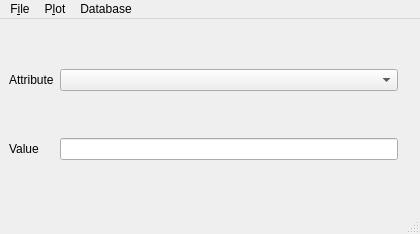
<?xml version="1.0" encoding="UTF-8"?>
<ui version="4.0">
 <class>MainWindow</class>
 <widget class="QMainWindow" name="MainWindow">
  <property name="geometry">
   <rect>
    <x>0</x>
    <y>0</y>
    <width>420</width>
    <height>234</height>
   </rect>
  </property>
  <property name="windowTitle">
   <string>Testing</string>
  </property>
  <widget class="QWidget" name="centralwidget">
   <property name="layoutDirection">
    <enum>Qt::LeftToRight</enum>
   </property>
   <layout class="QGridLayout" name="gridLayout">
    <item row="0" column="0">
     <widget class="QLabel" name="label">
      <property name="text">
       <string>Attribute</string>
      </property>
     </widget>
    </item>
    <item row="0" column="1">
     <widget class="QComboBox" name="attributesBox"/>
    </item>
    <item row="1" column="0">
     <widget class="QLabel" name="label_2">
      <property name="text">
       <string>Value</string>
      </property>
     </widget>
    </item>
    <item row="1" column="1">
     <widget class="QLineEdit" name="valueEdit"/>
    </item>
    <item row="1" column="2">
     <widget class="QLabel" name="unitLabel">
      <property name="text">
       <string/>
      </property>
     </widget>
    </item>
   </layout>
  </widget>
  <widget class="QMenuBar" name="menubar">
   <property name="geometry">
    <rect>
     <x>0</x>
     <y>0</y>
     <width>420</width>
     <height>19</height>
    </rect>
   </property>
   <widget class="QMenu" name="menuHelp">
    <property name="title">
     <string>F&amp;ile</string>
    </property>
    <addaction name="separator"/>
    <addaction name="actionCreate"/>
    <addaction name="actionLoad"/>
    <addaction name="actionSave"/>
    <addaction name="actionSave_as"/>
    <addaction name="actionClose"/>
   </widget>
   <widget class="QMenu" name="menuPlot">
    <property name="title">
     <string>P&amp;lot</string>
    </property>
    <addaction name="actionPlot"/>
   </widget>
   <widget class="QMenu" name="menuDatabase">
    <property name="title">
     <string>Database</string>
    </property>
    <addaction name="actionMaterial_database"/>
   </widget>
   <addaction name="menuHelp"/>
   <addaction name="menuPlot"/>
   <addaction name="menuDatabase"/>
  </widget>
  <widget class="QStatusBar" name="statusbar"/>
  <action name="actionLoad">
   <property name="text">
    <string>&amp;Open</string>
   </property>
  </action>
  <action name="actionSave">
   <property name="text">
    <string>&amp;Save</string>
   </property>
  </action>
  <action name="actionSave_as">
   <property name="text">
    <string>Save &amp;as...</string>
   </property>
  </action>
  <action name="actionPlot">
   <property name="text">
    <string>Plot</string>
   </property>
  </action>
  <action name="actionCreate">
   <property name="text">
    <string>Create...</string>
   </property>
  </action>
  <action name="actionClose">
   <property name="text">
    <string>Close</string>
   </property>
  </action>
  <action name="actionMaterial_database">
   <property name="text">
    <string>Material database</string>
   </property>
  </action>
 </widget>
 <resources/>
 <connections/>
</ui>
